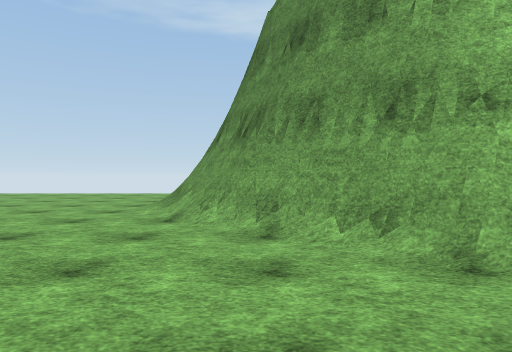
View 1 (above)

18 first-person views from a walk through a Unity game level. The camera is 1.2 m above the floor, looks level and sees 70° across. The floor is counted in squares, 2 m on a side. Each view is taken from the middle of a square. On the plan, view 1 faces up. The plan holds only what a view shows up to about 10 squares ahead; the rest is blank. The place goes on beyond the plan. Surface patterns are stand-ins for the level's own textures.

View 2
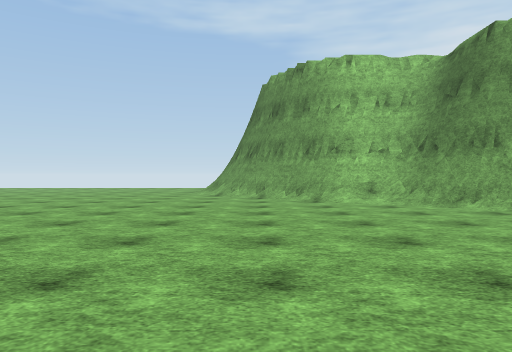

View 3
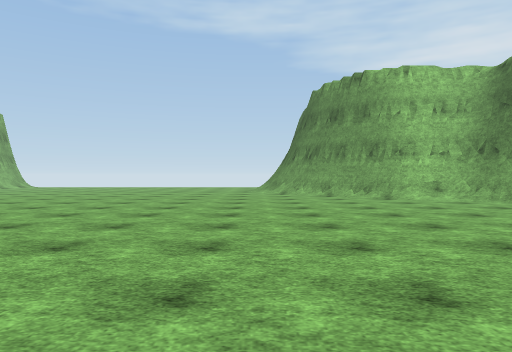

View 4
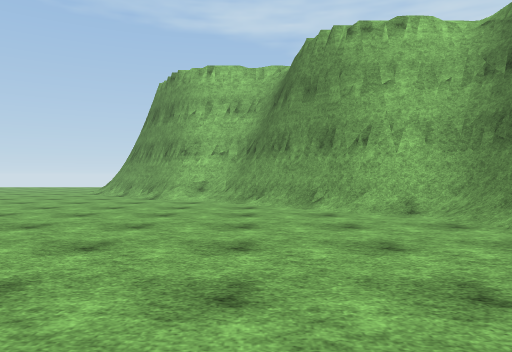

View 5
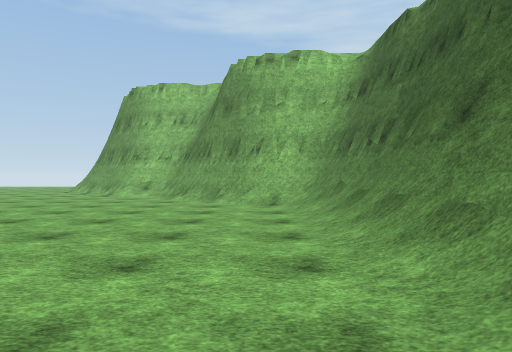

View 6
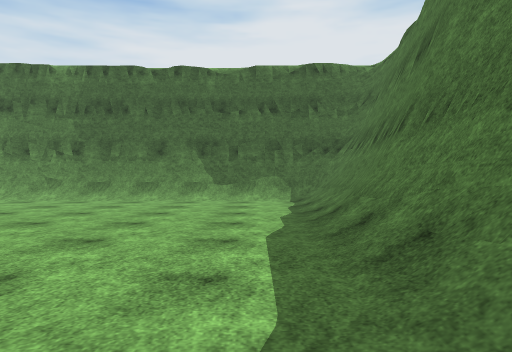

View 7
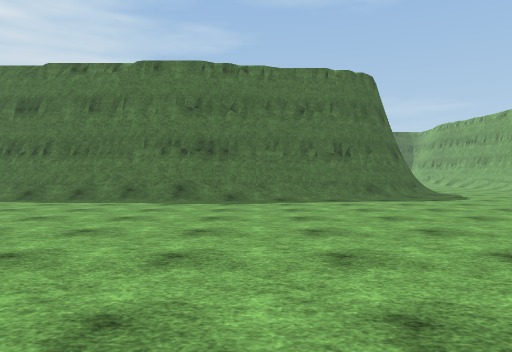

View 8
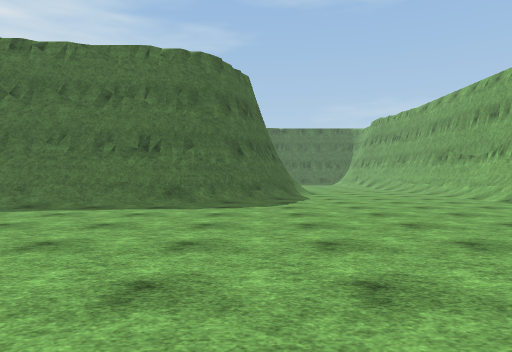

View 9
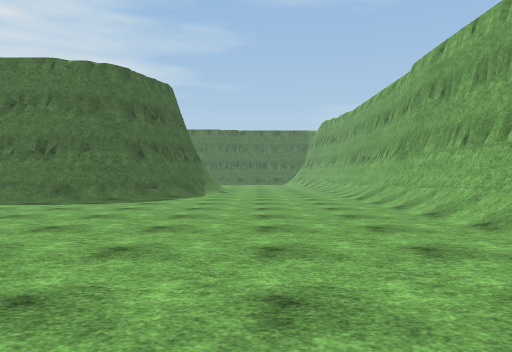

View 10
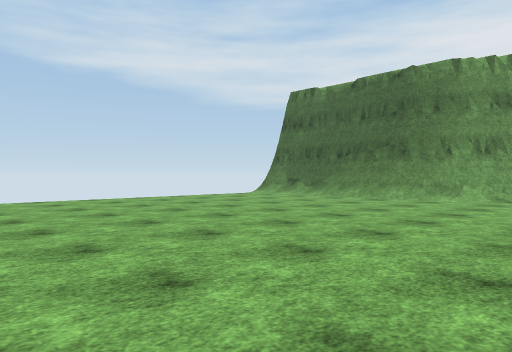

View 11
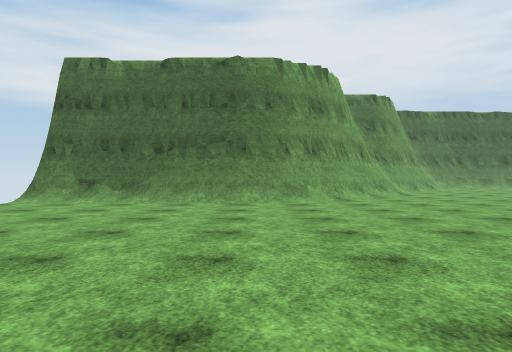

View 12
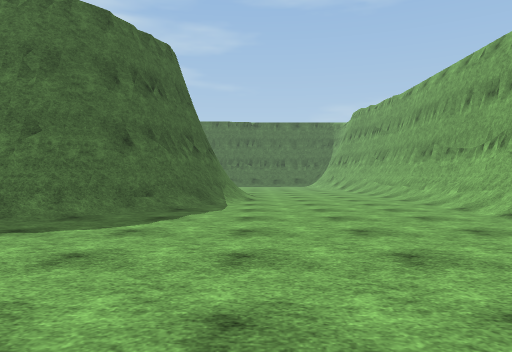

View 13
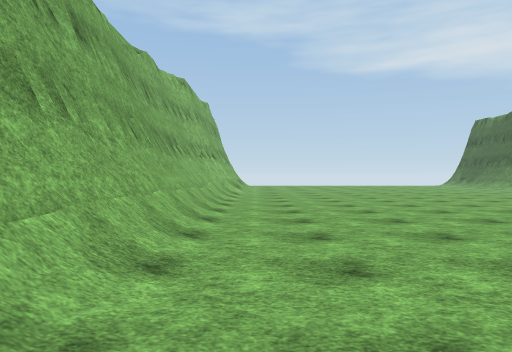

View 14
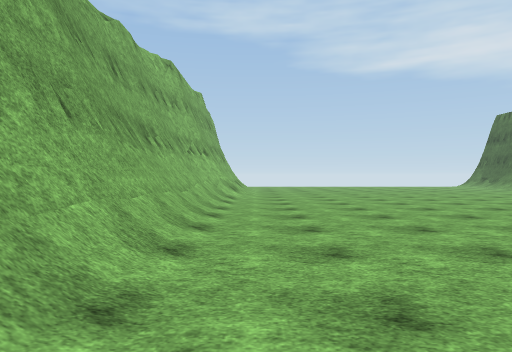

View 15
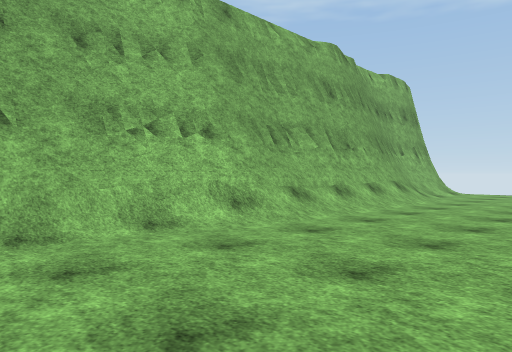

View 16
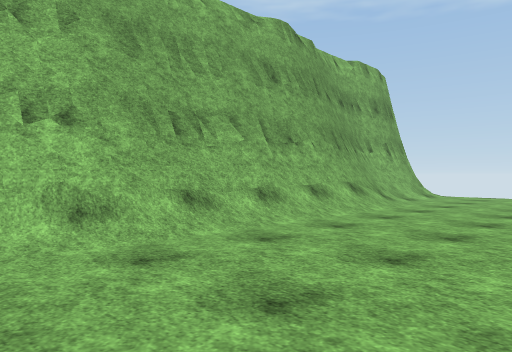

View 17
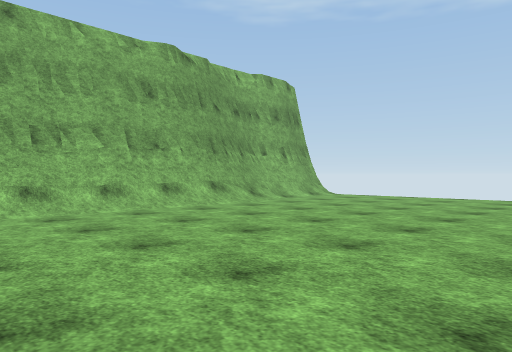

View 18
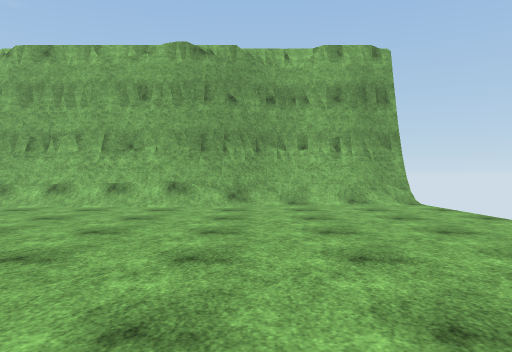

### Floor plan
Key: @ floor where view 1 was taken; # wall or solid block; . floor; / step, stairs or slope; = window, fence, low wall or low ledge.
Columns run from 15 left of view 1 to 8 right of it. Each row starts with its distance up from view 1.
 13 #             #
 12 #/........  ..#
 11 #/............#
 10 #/............#
  9 ##.........../#
  8 ##.........../#
  7  #.........../#
  6  #.........../##
  5  #............/##
  4  #.............###
  3 ##..............####
  2 ##...............//#
  1 #/.................##
  0 #/.............@....###
 -1 #/...................###
 -2 #/..................../#
 -3 #/..................../#
 -4 #/..................../#
 -5 #/..................../#
 -6 #/..................../#
 -7 #/..................../#
 -8 #/..................../#
 -9 #/..........///=///////#
-10 #/......//##############
-11 #/...../###
-12 #/..../##
-13 #/....##
-14 #/....##
-15 #/....#

Where each view was taken, in squares from view 1:
view 1: 0 up, 0 right, facing up
view 2: 6 down, 0 right, facing up
view 3: 7 down, 2 left, facing up
view 4: 7 down, 4 right, facing up
view 5: 9 down, 6 right, facing up
view 6: 8 down, 2 left, facing right
view 7: 0 up, 3 left, facing down
view 8: 2 down, 8 left, facing down
view 9: 1 down, 11 left, facing down
view 10: 3 up, 11 left, facing up-right
view 11: 7 up, 10 left, facing right
view 12: 5 down, 10 left, facing down
view 13: 10 down, 13 left, facing up
view 14: 8 down, 13 left, facing up
view 15: 1 down, 10 left, facing up-left
view 16: 1 up, 10 left, facing up-left
view 17: 2 up, 7 left, facing up-left
view 18: 9 up, 6 left, facing left
